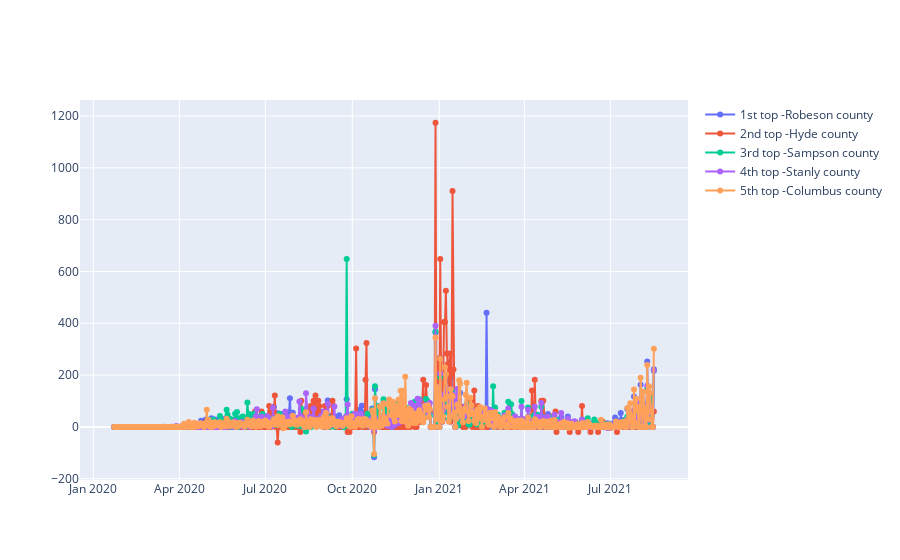

The cell this chart's notebook holds for it:
### Code cell
figure3 = go.Figure()
figure3.add_trace(go.Scatter(x=nc_top5_counties.columns, y=nc_top5_counties.iloc[2],mode='lines+markers',name='1st top -Robeson county'))
figure3.add_trace(go.Scatter(x=nc_top5_counties.columns, y=nc_top5_counties.iloc[1],mode='lines+markers',name='2nd top -Hyde county'))
figure3.add_trace(go.Scatter(x=nc_top5_counties.columns, y=nc_top5_counties.iloc[3],mode='lines+markers',name='3rd top -Sampson county'))
figure3.add_trace(go.Scatter(x=nc_top5_counties.columns, y=nc_top5_counties.iloc[4],mode='lines+markers',name='4th top -Stanly county'))
figure3.add_trace(go.Scatter(x=nc_top5_counties.columns, y=nc_top5_counties.iloc[0],mode='lines+markers',name='5th top -Columbus county'))
figure3.show()

### Figure 1 — Plotly figure (JSON) as saved in the notebook; plotly's stock layout.template omitted (floating-point values rounded to 4 significant figures; data arrays with more than 128 entries replaced by an {"elided": "..."} marker saying what was removed)
{"data": [{"mode": "lines+markers", "name": "1st top -Robeson county", "type": "scatter", "x": {"elided": "572 str values"}, "y": {"elided": "572 int values"}}, {"mode": "lines+markers", "name": "2nd top -Hyde county", "type": "scatter", "x": {"elided": "572 str values"}, "y": {"elided": "572 int values"}}, {"mode": "lines+markers", "name": "3rd top -Sampson county", "type": "scatter", "x": {"elided": "572 str values"}, "y": {"elided": "572 int values"}}, {"mode": "lines+markers", "name": "4th top -Stanly county", "type": "scatter", "x": {"elided": "572 str values"}, "y": {"elided": "572 int values"}}, {"mode": "lines+markers", "name": "5th top -Columbus county", "type": "scatter", "x": {"elided": "572 str values"}, "y": {"elided": "572 int values"}}], "layout": {}}
